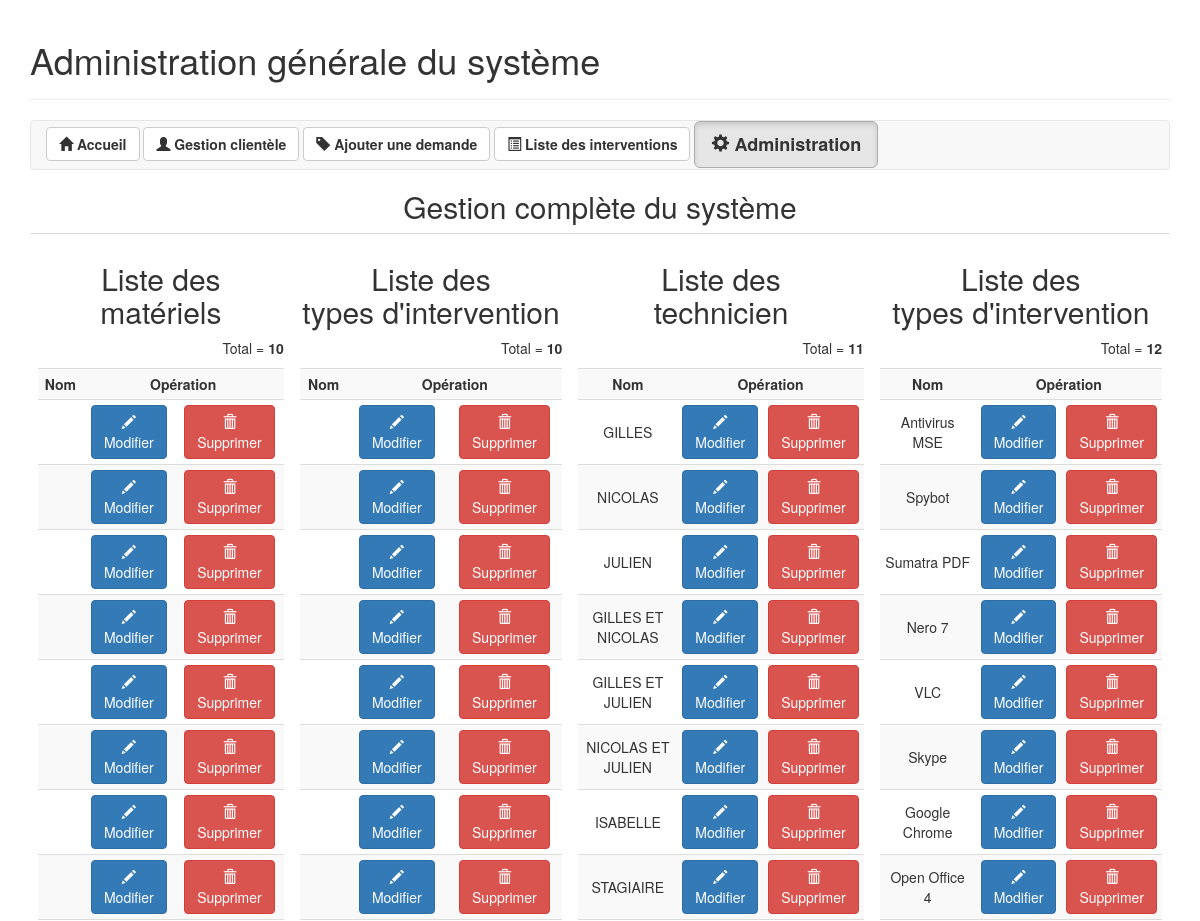
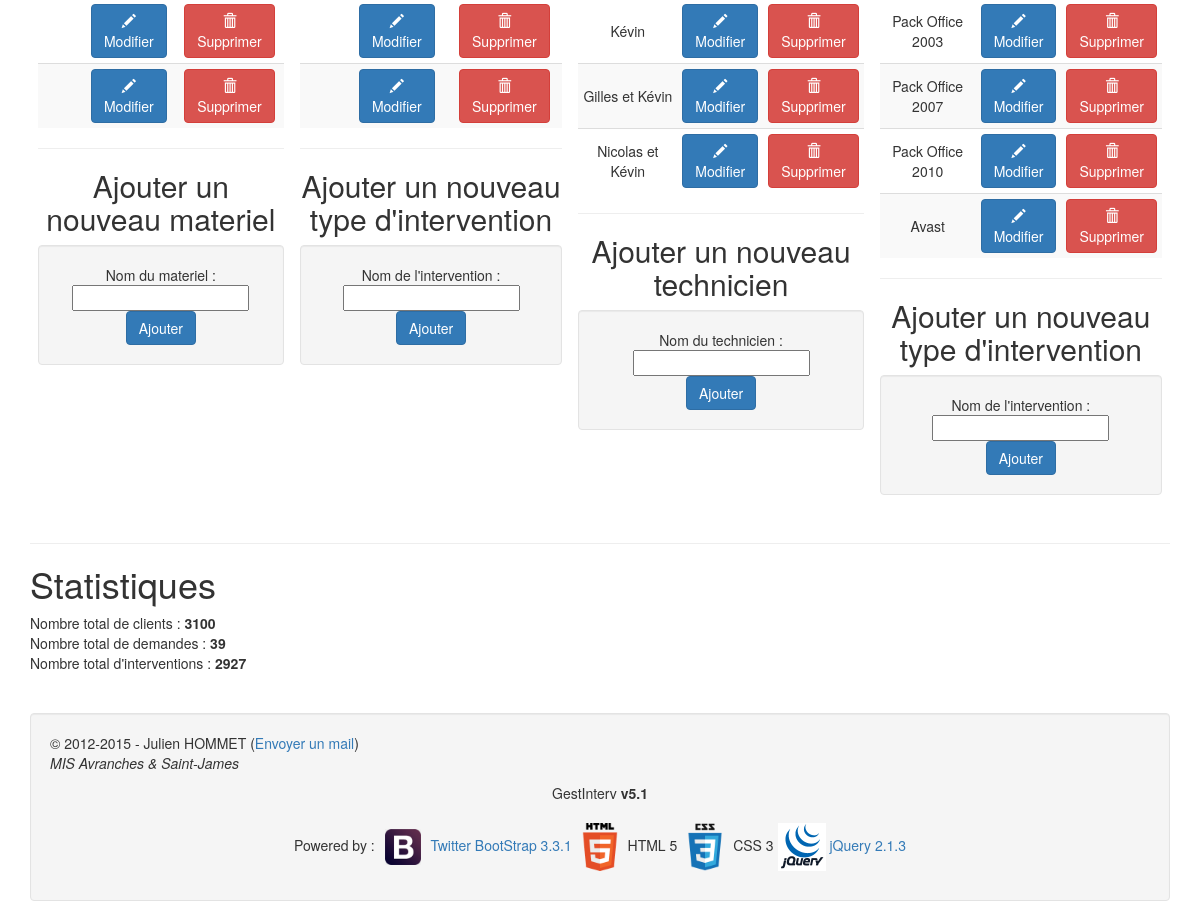
Page /index.php?p=administration on the committed database (2 pictures, top to bottom).
### tables this page shows
CREATE TABLE `ttypemateriel` (
  `id` int(11) NOT NULL AUTO_INCREMENT,
  `materiel` char(50) NOT NULL,
  PRIMARY KEY (`id`)
);

CREATE TABLE `ttypeinterv` (
  `id` int(11) NOT NULL AUTO_INCREMENT,
  `interv` char(50) NOT NULL,
  PRIMARY KEY (`id`)
);

CREATE TABLE `ttechniciens` (
  `id` int(11) NOT NULL AUTO_INCREMENT,
  `nom` char(50) NOT NULL,
  PRIMARY KEY (`id`)
);

CREATE TABLE `tlogiciels` (
  `id` int(11) NOT NULL AUTO_INCREMENT,
  `nom` varchar(50) NOT NULL,
  PRIMARY KEY (`id`)
);

### admin/logiciels.php (the view, shortened to what this page needs)
<center><h2>Liste des<br />types d'intervention</h2></center>
<table class="table table-condensed table-striped">
<tr> <th style="text-align:center;">Nom</th> <th colspan="2" style="text-align:center;">Opération</th> </tr>
<?php
	$sql = mysql_query ( " SELECT * FROM tlogiciels ; " ) or die ( mysql_error() ) ;
	echo "<p align='right'>Total = <b>".mysql_num_rows($sql)."</b></p>";
	while ( $ligne = mysql_fetch_array($sql) )
	{
		echo "<tr>" ;
		echo "<td style='text-align:center; vertical-align:middle;'>" . $ligne['nom'] . "</td>" ;
		echo "<td style='text-align:center; vertical-align:middle;'><form method='POST'> <input type='hidden' name='id' value='" . $ligne["id"] . "'> <input type='hidden' name='nom_modif' value='" . $ligne["nom"] . "'> <input type='hidden' name='modif' value='10' /> <button class='btn btn-primary'><span class='glyphicon glyphicon-pencil' aria-hidden='true'></span><br />Modifier</button> </form></td>";
		echo "<td style='text-align:center; vertical-align:middle;'><form action ='' method='POST'> <input type='hidden' name='id' value='".$ligne["id"]."' /> <input type='hidden' name='delete' value='10' /> <button class='btn btn-danger';><span class='glyphicon glyphicon-trash' aria-hidden='true'></span><br />Supprimer</button> </form></td>" ;
		echo "</tr>" ;
	}
?>
</table>
<hr />
<center><h2>Ajouter un nouveau type d'intervention</h2>
	<form method="POST" class="well">
		Nom de l'intervention : <input name="logiciel" type="text" required /><br />
		<button class="btn btn-large btn-primary">Ajouter</button>
	</form>
</center>

### admin/typemateriel.php (shortened to what this page needs)
<center><h2>Liste des<br />matériels</h2></center>
<table class="table table-condensed table-striped">
<tr> <th style="text-align:center;">Nom</th> <th colspan="2" style="text-align:center;">Opération</th> </tr>
<?php
	$sql = mysql_query ( " SELECT * FROM ttypemateriel ; " ) or die ( mysql_error() ) ;
	echo "<p align='right'>Total = <b>".mysql_num_rows($sql)."</b></p>";
	while ( $ligne = mysql_fetch_array($sql) )
	{
		echo "<tr>" ;
		echo "<td style='text-align:center; vertical-align:middle;'>" . $ligne['nom'] . "</td>" ;
		echo "<td style='text-align:center; vertical-align:middle;'><form method='POST'> <input type='hidden' name='id' value='" . $ligne["id"] . "'> <input type='hidden' name='nom_modif' value='" . $ligne["nom"] . "'> <input type='hidden' name='modif' value='13' /> <button class='btn btn-primary'><span class='glyphicon glyphicon-pencil' aria-hidden='true'></span><br />Modifier</button> </form></td>";
		echo "<td style='text-align:center; vertical-align:middle;'><form action ='' method='POST'> <input type='hidden' name='id' value='".$ligne["id"]."' /> <input type='hidden' name='delete' value='13' /> <button class='btn btn-danger';><span class='glyphicon glyphicon-trash' aria-hidden='true'></span><br />Supprimer</button> </form></td>" ;
		echo "</tr>" ;
	}
?>
</table>
<hr />
<center><h2>Ajouter un nouveau materiel</h2>
	<form method="POST" class="well">
		Nom du materiel : <input name="materiel" type="text" required /><br />
		<button class="btn btn-large btn-primary">Ajouter</button>
	</form>
</center>

### admin/typeinterv.php (shortened to what this page needs)
<center><h2>Liste des<br />types d'intervention</h2></center>
<table class="table table-condensed table-striped">
<tr> <th style="text-align:center;">Nom</th> <th colspan="2" style="text-align:center;">Opération</th> </tr>
<?php
	$sql = mysql_query ( " SELECT * FROM ttypeinterv ; " ) or die ( mysql_error() ) ;
	echo "<p align='right'>Total = <b>".mysql_num_rows($sql)."</b></p>";
	while ( $ligne = mysql_fetch_array($sql) )
	{
		echo "<tr>" ;
		echo "<td style='text-align:center; vertical-align:middle;'>" . $ligne['nom'] . "</td>" ;
		echo "<td style='text-align:center; vertical-align:middle;'><form method='POST'> <input type='hidden' name='id' value='" . $ligne["id"] . "'> <input type='hidden' name='nom_modif' value='" . $ligne["nom"] . "'> <input type='hidden' name='modif' value='11' /> <button class='btn btn-primary'><span class='glyphicon glyphicon-pencil' aria-hidden='true'></span><br />Modifier</button> </form></td>";
		echo "<td style='text-align:center; vertical-align:middle;'><form action ='' method='POST'> <input type='hidden' name='id' value='".$ligne["id"]."' /> <input type='hidden' name='delete' value='11' /> <button class='btn btn-danger';><span class='glyphicon glyphicon-trash' aria-hidden='true'></span><br />Supprimer</button> </form></td>" ;
		echo "</tr>" ;
	}
?>
</table>
<hr />
<center><h2>Ajouter un nouveau type d'intervention</h2>
	<form method="POST" class="well">
		Nom de l'intervention : <input name="typeinterv" type="text" required /><br />
		<button class="btn btn-large btn-primary">Ajouter</button>
	</form>
</center>

### admin/techniciens.php (shortened to what this page needs)
<center><h2>Liste des<br />technicien</h2></center>
<table class="table table-condensed table-striped">
<tr> <th style="text-align:center;">Nom</th> <th colspan="2" style="text-align:center;">Opération</th> </tr>
<?php
	$sql = mysql_query ( " SELECT * FROM ttechniciens ; " ) or die ( mysql_error() ) ;
	echo "<p align='right'>Total = <b>".mysql_num_rows($sql)."</b></p>";
	while ( $ligne = mysql_fetch_array($sql) )
	{
		echo "<tr>" ;
		echo "<td style='text-align:center; vertical-align:middle;'>" . $ligne['nom'] . "</td>" ;
		echo "<td style='text-align:center; vertical-align:middle;'><form method='POST'> <input type='hidden' name='id' value='" . $ligne["id"] . "'> <input type='hidden' name='nom_modif' value='" . $ligne["nom"] . "'> <input type='hidden' name='modif' value='12' /> <button class='btn btn-primary'><span class='glyphicon glyphicon-pencil' aria-hidden='true'></span><br />Modifier</button> </form></td>";
		echo "<td style='text-align:center; vertical-align:middle;'><form action ='' method='POST'> <input type='hidden' name='id' value='".$ligne["id"]."' /> <input type='hidden' name='delete' value='12' /> <button class='btn btn-danger';><span class='glyphicon glyphicon-trash' aria-hidden='true'></span><br />Supprimer</button> </form></td>" ;
		echo "</tr>" ;
	}
?>
</table>
<hr />
<center><h2>Ajouter un nouveau technicien</h2>
	<form method="POST" class="well">
		Nom du technicien : <input name="technicien" type="text" required /><br />
		<button class="btn btn-large btn-primary">Ajouter</button>
	</form>
</center>

### rows in the picture
ttechniciens: nom "GILLES"
ttechniciens: nom "NICOLAS"
ttechniciens: nom "JULIEN"
ttechniciens: nom "GILLES ET NICOLAS"
ttechniciens: nom "GILLES ET JULIEN"
ttechniciens: nom "NICOLAS ET JULIEN"
ttechniciens: nom "ISABELLE"
ttechniciens: nom "STAGIAIRE"
ttechniciens: nom "Kévin"
ttechniciens: nom "Gilles et Kévin"
ttechniciens: nom "Nicolas et Kévin"
tlogiciels: nom "Antivirus MSE"
tlogiciels: nom "Spybot"
tlogiciels: nom "Sumatra PDF"
tlogiciels: nom "Nero 7"
tlogiciels: nom "VLC"
tlogiciels: nom "Skype"
tlogiciels: nom "Google Chrome"
tlogiciels: nom "Open Office 4"
tlogiciels: nom "Pack Office 2003"
tlogiciels: nom "Pack Office 2007"
tlogiciels: nom "Pack Office 2010"
tlogiciels: nom "Avast"

### other values in the picture
mysql_num_rows($sql) "10"
mysql_num_rows($sql) "11"
mysql_num_rows($sql) "12"
$r1["CLIENTS"] "3100"
$r2["NB_DEMANDE_INTERV"] "39"
$r3["NB_INTERV"] "2927"
